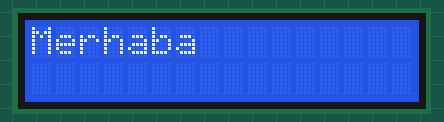
Recording of a sketch running on a simulated Arduino Uno, built with avr-gcc and run on an emulated ATmega328P. On the bench: 16×2 character LCD.

Above: at 0.1 s.
At 1.1 s:
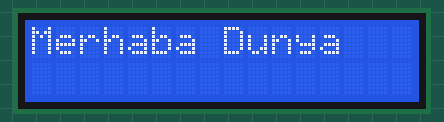

The sketch:

transmitter.ino
```cpp
#include <Wire.h>
#include <LiquidCrystal_I2C.h>
#include <mcp2515.h>

MCP2515 can(10); // Create an MCP2515 object with chip select pin 10
LiquidCrystal_I2C lcd(0x27, 16, 2); // Address of I2C LCD, number of columns, number of rows

void setup() {
  Serial.begin(9600);

  // Initialize MCP2515 chip
  can.reset();
  can.setBitrate(CAN_500KBPS);
  can.setNormalMode();

  // Initialize I2C LCD
  lcd.init();
  lcd.backlight();
  lcd.clear();
  lcd.print("Merhaba"); // Display "Merhaba" on the LCD
  delay(1000);
  lcd.print(" Dunya"); // Display " Dunya" on the LCD
  delay(1500);
  lcd.clear();
}

void loop() {
  can_frame canMsg1;
  if (can.readMessage(&canMsg1) == MCP2515::ERROR_OK) {
    // Print message data to I2C LCD
    lcd.clear();
    lcd.setCursor(0, 0);
    lcd.print("ID:");
    lcd.print(canMsg1.can_id, HEX); // Print the message ID in hexadecimal format

    lcd.setCursor(0, 1);
    lcd.print("Data: ");

    for(int i=0; i<canMsg1.can_dlc; i++) {
      lcd.print(canMsg1.data[i]); // Print each byte of the message data on the LCD
    }
  }
}
```

Measured:
- what the display in image 1 shows lasts 1.5 s, from 1.1 s to 2.6 s
